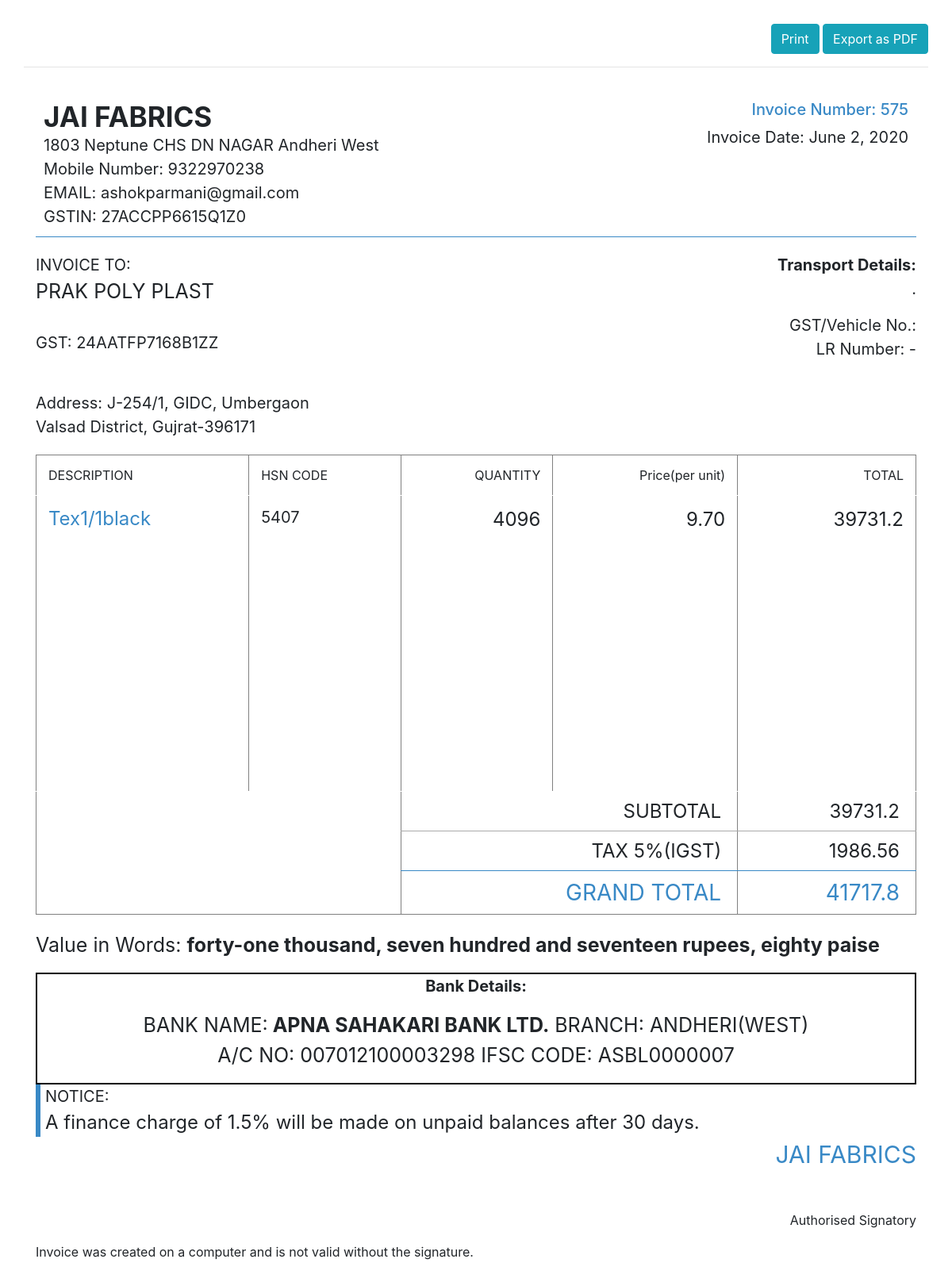
/getSaleBill/466/, run on the app's committed database.
### InvoiceGeneration/models.py (models this page shows, shortened)
class SaleModel(models.Model):
    invoiceNumber = models.CharField(max_length = 15)
    invoiceDate = models.DateField(blank=True, null=True)
    custName = models.CharField(max_length = 40)
    custGST = models.CharField(max_length = 15)
    itemName = models.CharField(max_length = 20)
    HSN_CODE = models.CharField(max_length=10, default=5407)
    quantity = models.CharField(max_length = 10)
    pricePerUnit = models.CharField(max_length = 5)
    subtotal = models.CharField(max_length = 10)
    gstType =   models.CharField(max_length = 10)
    IGST = models.CharField(max_length = 10, default = '0')
    CGST = models.CharField(max_length = 10, default = '0')
    SGST = models.CharField(max_length = 10, default = '0')
    total =models.CharField(max_length = 10)
    transportName = models.CharField(max_length = 25, default='-', blank=True, null=True)
    transportGSTOrVehicleNumber = models.CharField(max_length = 15, default='-', blank=True, null=True)
    LR_NO = models.CharField(max_length = 10, default='-', blank=True, null=True)

class CustomerModel(models.Model):
    custName = models.CharField(max_length = 40)
    custGST = models.CharField(max_length = 15)
    address1 = models.CharField(max_length = 50)
    address2 = models.CharField(max_length = 70)
    gstType = models.CharField(max_length =10)
    email_id = models.EmailField(max_length=254, default="ashokparmani@gmail.com")

### InvoiceGeneration/views.py (the view)
# urls.py: path("getSaleBill/<str:pk>/", views.getSaleBill, name="getBill"),
def getSaleBill(request, pk):
    global custAddress1
    global custAddress
    global TransportName
    global LR_NO
    global GSTType
    global invoiceNumber
    global finalList
    global subtotal
    global total
    global custDetails
    global Date
    global transportDetails
    global HSN_Code
    global totalFigureNo
    global GSTPERCENTAGE
    global tax
    bill = SaleModel.objects.get(id = pk)
    custName = bill.custName
    try:
                custAddress1 = CustomerModel.objects.values('address1').filter(custName=custName)
                custAddress2 =  CustomerModel.objects.values('address2').filter(custName=custName)
                custEmail =  CustomerModel.objects.values('email_id').filter(custName=custName)
    except Exception as e:
        return HttpResponse(e, 'hi')
    custAddress1 = custAddress1[0]['address1']
    custAddress2 = custAddress2[0]['address2']
    TransportName = bill.transportName
    LR_NO = bill.LR_NO
    GSTType = bill.gstType
    invoiceNumber = bill.invoiceNumber
    finalList = [[bill.itemName, bill.quantity, bill.pricePerUnit, bill.subtotal]]
    subtotal = bill.subtotal
    total = bill.total
    custDetails = [bill.custGST, custName]
    Date = bill.invoiceDate
    transportDetails = [ "GST/Vehicle No.",bill.transportGSTOrVehicleNumber]
    HSN_CODE = bill.HSN_CODE
    totalFigureNo = float(total)
    from num2words import num2words
    totalFigure=num2words(totalFigureNo, to = 'currency', lang='en', currency ='INR'  )
    GSTPERCENTAGE = HSN_CODE_TAX[str(HSN_CODE)]
    tax = round(float(subtotal)*1.0/100*GSTPERCENTAGE, 2)
    if(not GSTType == "IGST"):
        GSTPERCENTAGE /= 2
    GSTPERCENTAGE = int(GSTPERCENTAGE) if GSTPERCENTAGE %  1 == 0 else float(GSTPERCENTAGE)
    return render(request, 'bill.html',{'TransportName': TransportName, 'lrno':LR_NO, 'GSTType':GSTType,'invoiceNumber':invoiceNumber,'finalList' : finalList,
    'subtotal':subtotal ,'total':total, 'tax':tax, 'customerName':custDetails[1],'custGST':custDetails[0], 'totalFigure':totalFigure, 'invoiceDate': Date,'choice': transportDetails[0],
    'custAddress1':custAddress1,'custAddress2':custAddress2, 'choiceInfo':transportDetails[1], 'HSN_CODE':HSN_CODE, 'GSTPERCENTAGE':GSTPERCENTAGE})

### InvoiceGeneration/templates/bill.html (shortened to what this page needs)
{% load static %}
{% load customFilter %}
<link href="//maxcdn.bootstrapcdn.com/bootstrap/4.1.1/css/bootstrap.min.css" rel="stylesheet" id="bootstrap-css">
<link rel="stylesheet" href="{% static 'stylesheet.css'%}">
<div id="invoice">
    <div class="toolbar hidden-print">
        <div class="text-right">
             <a href="{% url 'finalBill' %}"><button id="printInvoice" class="btn btn-info"> Print</button></a>
            <button class="btn btn-info"> Export as PDF</button>
        </div>
        <hr>
    </div>
    <div class="invoice overflow-auto">
        <div style="min-width: 600px">
            <header>
                <div class="row">
                    <div class="col company-details">
                        <h2 class="name">
                            <a>
                        <div class="mainTitle">
                            <b>JAI FABRICS</b>
</div>
                            </a>
                        </h2>
                        <div>1803 Neptune CHS DN NAGAR Andheri West</div>
                        <div>Mobile Number: 9322970238</div>
                        <div>EMAIL: ashokparmani@gmail.com</div>
                        <div>GSTIN: 27ACCPP6615Q1Z0</div>
                    </div>
                    <div class="col invoice-details">
                        <h1 class="invoice-id">Invoice Number: {{invoiceNumber}}</h1>
                        <div class="date">Invoice Date: {{invoiceDate}}</div>
                    </div>
                </div>
            </header>
            <main>
                <div class="row contacts">
                    <div class="col invoice-to">
                        <div class="text-gray-light">INVOICE TO:</div>
                        <div class="custName">
                        <p class="to">{{customerName}}
                        </div>
                        <br>GST: {{custGST}}</p>
                        <br>Address: {{custAddress1}}
                    <br>{{custAddress2}}
                    </div>
                    <div class="col invoice-details transport">
                      <strong>Transport Details:</strong>
                      <p>{{TransportName}}</p>
                        <div class=''>{{choice}}: {{choiceInfo}}</div>
                      <p>LR Number: {{lrno}}</p>
                    </div>
                </div>
                <table border="1" cellspacing="0" cellpadding="0">
                    <thead>
                        <tr>
                            <th class="text-left">DESCRIPTION</th>
                              <th>HSN CODE</th>
                            <th class="text-right">QUANTITY</th>
                            <th class="text-right">Price(per unit)</th>
                            <th class="text-right">TOTAL</th>
                        </tr>
                    </thead>
                    <tbody>
                      {% for i in finalList %}
                        <tr>
                            <td class="text-left" ><h3>
                              {{  i.0 }}
                                </h3>
                            </td>
                            <td>{{HSN_CODE}}</td>
                            <td class="unit">{{i.1}}</td>
                            <td class="qty">{{i.2}}</td>
                            <td class="total">{{i.3}}</td>
                        </tr>
                        {% endfor  %}
                    <tfoot>
                        <tr>
                            <td colspan="2"></td>
                            <td colspan="2">SUBTOTAL</td>
                            <td>{{subtotal}}</td>
                        </tr>
                        {% if GSTType == 'IGST' %}
                        <tr>
                            <td colspan="2"></td>
                            <td colspan="2">TAX  {{GSTPERCENTAGE}}%(IGST)</td>
                            <td>{{tax}}</td>
                        </tr>
                        {% endif %}
                        <tr>
                            <td colspan="2"></td>
                            <td colspan="2">GRAND TOTAL</td>
                            <td>{{total}}</td>
                        </tr>
                    </tfoot>
                </table>
                <p id="value">Value in Words: <strong>{{totalFigure}}</strong> </p>
                <div class="bankDetails" border='1'>
                  <strong id='title'>Bank Details:</strong>
                  <p></p>BANK NAME:<strong> APNA SAHAKARI BANK LTD.</strong> BRANCH:<strong></strong> ANDHERI(WEST)
                  <p>            A/C NO: 007012100003298 IFSC CODE: ASBL0000007  </p>
                </div>
                <div class="notices">
                    <div>NOTICE:</div>
                    <div class="notice">A finance charge of 1.5% will be made on unpaid balances after 30 days.</div>
                </div>
                <div class="signature" align="right">
                  JAI FABRICS
                </div>
                <br>
                <br>
                <p id='auth' align="right">Authorised Signatory</p>
                          Invoice was created on a computer and is not valid without the signature.
            </main>
        </div>
    </div>
</div>

### InvoiceGeneration/static/stylesheet.css (style rules this page uses)
#invoice { padding: 30px; }
.invoice { position: relative; background-color: #FFFF; min-height: 680px; padding: 15px }
th { font-size: 25px; }
.mainTitle { font-size: 35px; }
table { height: 580px; }
.invoice header { padding: 10px; margin-bottom: 20px; border-bottom: 1px solid #3989c6 }
.invoice .company-details { text-align: left; font-size: 20px; }
.invoice .company-details .name { margin-top: 0; margin-bottom: 0; }
.invoice .contacts { margin-bottom: 20px; font-size: 25px; }
.invoice .invoice-to { text-align: left }
.invoice-to { font-size: 20px; }
.invoice .invoice-to .to { margin-top: 0; margin-bottom: 0 }
.invoice .invoice-details { text-align: right }
.custName { font-size: 25px; }
#auth { font-size: 20 px; }
.invoice .invoice-details .invoice-id { margin-top: 0; color: #3989c6 }
.invoice-id { font-size: 20px; }
.transport { font-size: 20px }
.invoice main { padding-bottom: 50px }
.date { font-size: 20px; }
table { font-size: 20px; }
.invoice main .notices { padding-left: 6px; border-left: 6px solid #3989c6 }
.notices { font-size: 20px; }
.invoice main .notices .notice { font-size: 1.2em }
.invoice table { width: 100%; border-collapse: collapse; border-spacing: 0; margin-bottom: 20px }
.invoice table td,.invoice table th { padding: 15px; border-bottom: 1px solid #fff; }
.bankDetails { font-size: 25px; text-align: center; border:2px solid black; }
.signature { font-style: bold; color: #3989c6; font-size: 30px; }
#title { font-size: 20px; }
#value { font-size: 25px; }
td { align-items: flex-start; padding-top: 0px; vertical-align: top; }
.invoice table th { white-space: nowrap; font-weight: 400; font-size: 16px }
.invoice table td h3 { margin: 0; font-weight: 400; color: #3989c6; font-size: 1.2em }
.invoice table .qty,.invoice table .total,.invoice table .unit { text-align: right; font-size: 1.2em }
tr { border: bold 10px black; align-items: top; }
td { border: bold 10px black; }
.invoice table tbody tr:last-child td { border: bold 10px black; }
.invoice table tfoot td { background: 0 0; border-bottom: none; white-space: nowrap; text-align: right; padding: 10px 20px; font-size: 1.2em; border-top: 1px solid #aaa }
.invoice table tfoot tr:first-child td { border-top: none }
.invoice table tfoot tr:last-child td { color: #3989c6; font-size: 1.4em; border-top: 1px solid #3989c6 }
.invoice table tfoot tr td:first-child { border: none }

### data on the page
SaleModel: invoiceNumber "575", invoiceDate "June 2, 2020", custName "PRAK POLY PLAST", custGST "24AATFP7168B1ZZ", itemName "Tex1/1black", finalList "5407", quantity "4096", pricePerUnit "9.70", subtotal "39731.2", subtotal "39731.2", total "41717.8"
CustomerModel: address1 "J-254/1, GIDC, Umbergaon", address2 "Valsad District, Gujrat-396171"

### other printed values
{{ TransportName }} "."
{{ choice }} "GST/Vehicle No."
{{ lrno }} "-"
{{ GSTPERCENTAGE }} "5"
{{ tax }} "1986.56"
{{ totalFigure }} "forty-one thousand, seven hundred and seventeen rupees, eighty paise"
